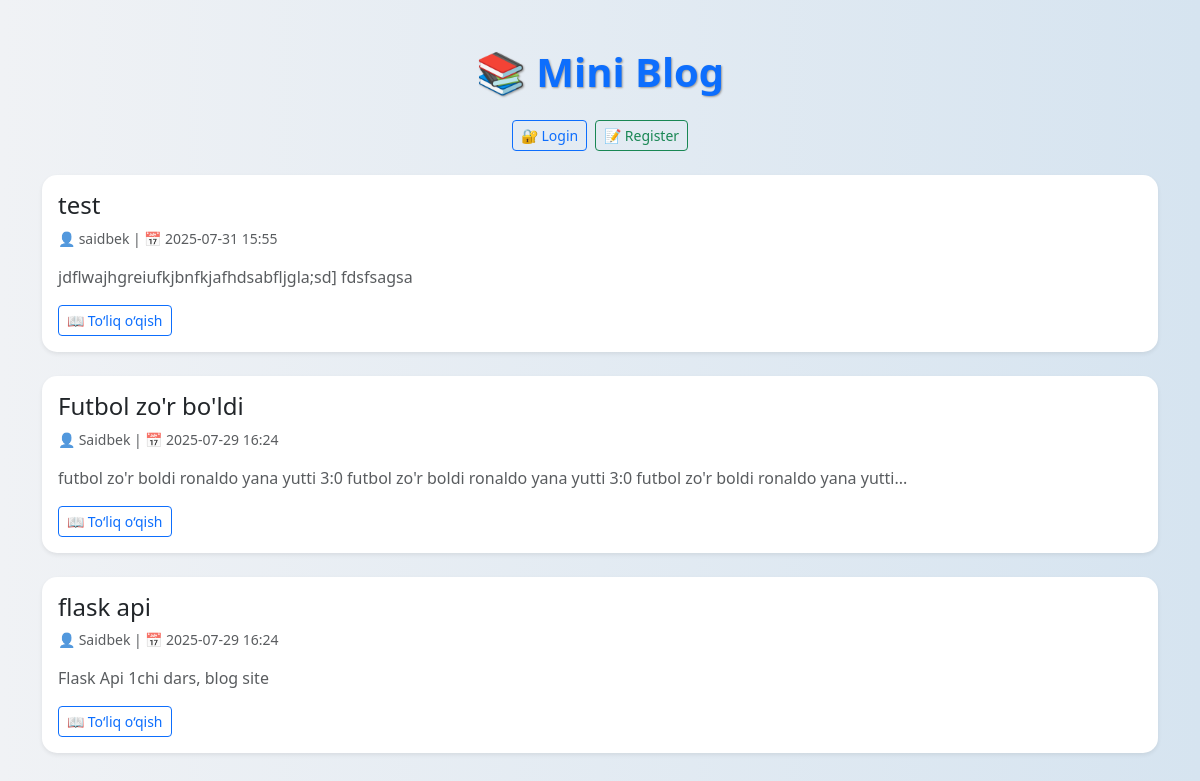
The page / on the database its author committed.
### app.py (models this page shows)
class Blog(db.Model):
    id = db.Column(db.Integer, primary_key=True)
    title = db.Column(db.String(150), nullable=False)
    author = db.Column(db.String(100), nullable=False)
    content = db.Column(db.Text, nullable=False)
    date = db.Column(db.String(20), default=datetime.now().strftime('%Y-%m-%d %H:%M'))

### app.py (the view)
@app.route('/')
def index():
    posts = Blog.query.order_by(Blog.id.desc()).all()
    return render_template('index.html', posts=posts)

### templates/index.html (shortened to what this page needs)
<!DOCTYPE html>
<html lang="uz">
<head>
    <link href="https://cdn.jsdelivr.net/npm/bootstrap@5.3.0/dist/css/bootstrap.min.css" rel="stylesheet">
</head>
<body>
<div class="container py-5">
    <h1 class="mb-4 text-center text-primary">📚 Mini Blog</h1>
    <div class="d-flex justify-content-center align-items-center flex-wrap gap-2 mb-4">
        {% if 'username' in session %}
            <span class="text-success username-box">👤 {{ session['username'] }}</span>
            <a class="btn btn-warning btn-sm" href="{{ url_for('my_posts') }}">📝 Mening postlarim</a>
            {% if request.path == '/my-posts' %}
                <a href="{{ url_for('index') }}" class="btn btn-outline-primary btn-sm">⬅ Barcha bloglar</a>
            {% endif %}
            <a class="btn btn-success btn-sm" href="{{ url_for('create') }}">➕ Yangi post yozish</a>
            <a class="btn btn-danger btn-sm" href="{{ url_for('logout') }}">🚪 Logout</a>
        {% else %}
            <a class="btn btn-outline-primary btn-sm" href="{{ url_for('login') }}">🔐 Login</a>
            <a class="btn btn-outline-success btn-sm" href="{{ url_for('register') }}">📝 Register</a>
        {% endif %}
    </div>
    {% for post in posts %}
    <div class="card mb-4 shadow-sm border-0">
        <div class="card-body">
            <h4 class="card-title text-dark">{{ post.title }}</h4>
            <p class="text-muted small">
                👤 {{ post.author }} | 📅 {{ post.date }}
            </p>
            <p class="card-text text-muted">
                {{ post.content[:120] }}{% if post.content|length > 120 %}...{% endif %}
            </p>
            <div class="d-flex justify-content-start gap-2 align-items-center mt-2">
                <a href="{{ url_for('view_post', post_id=post.id) }}" class="btn btn-sm btn-outline-primary">📖 To‘liq o‘qish</a>
            </div>
        </div>
    </div>
    {% else %}
    <div class="alert alert-info">Hozircha postlar yo‘q.</div>
    {% endfor %}
</div>
</body>
</html>

### templates/index.html (style rules this page uses)
body { background: linear-gradient(to right, #f0f2f5, #d6e4f0); }
h1 { font-weight: bold; text-shadow: 1px 1px 2px #999; }
.card { transition: transform 0.2s ease, box-shadow 0.2s ease; border-radius: 15px; }
.btn-sm { transition: all 0.2s ease; }

### rows shown on the page
Blog: title "test", author "saidbek", date "2025-07-31 15:55", content "jdflwajhgreiufkjbnfkjafhdsabfljgla;sd] fdsfsagsa"
Blog: title "Futbol zo'r bo'ldi", author "Saidbek", date "2025-07-29 16:24", content "futbol zo'r boldi ronaldo yana yutti 3:0 futbol zo'r boldi ronaldo yana yutti 3:0 futbol zo'r boldi ronaldo yana yutti"
Blog: title "flask api", author "Saidbek", date "2025-07-29 16:24", content "Flask Api 1chi dars, blog site"
